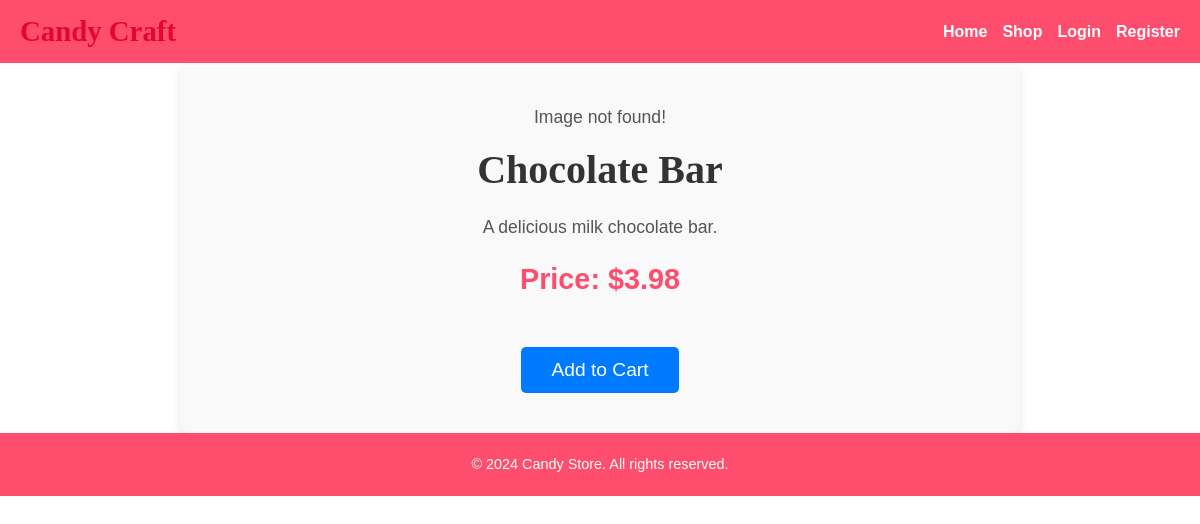
Screenshot of /product_details.php?id=4 with the database file from the repository.
### tables this page shows
CREATE TABLE `products` (
  `product_id` int(11) NOT NULL,
  `product_name` varchar(255) NOT NULL,
  `description` text DEFAULT NULL,
  `price` decimal(10,2) NOT NULL,
  `image_url` varchar(255) DEFAULT NULL,
  `created_at` timestamp NOT NULL DEFAULT current_timestamp()
);

### product_details.php (the view, shortened to what this page needs)
<?php
include '../includes/dbconnect.php';
include '../includes/header.php';
if (isset($_GET['id'])) {
    $product_id = $_GET['id'];
    $stmt = $conn->prepare("SELECT * FROM products WHERE product_id = ?");
    $stmt->execute([$product_id]);
    $product = $stmt->fetch();
} else {
    die("Invalid request.");
}
?>
<!DOCTYPE html>
<html lang="en">
<head>
    <link rel="stylesheet" href="../assets/css/styles.css">
</head>
<body>
    <div class="container product-detail">
        <?php
        $imagePath = '../assets/img/' . htmlspecialchars($product['image_url']);
        if (!file_exists($imagePath)) {
            echo '<p>Image not found!</p>';
        } else {
            echo '<img src="' . $imagePath . '" alt="' . htmlspecialchars($product['product_name']) . '">';
        }
        ?>
        <h1><?= htmlspecialchars($product['product_name']) ?></h1>
        <p><?= htmlspecialchars($product['description']) ?></p>
        <p class="price">Price: $<?= htmlspecialchars($product['price']) ?></p>
        <form method="POST" action="cart.php">
            <button type="submit" name="add_to_cart">Add to Cart</button>
        </form>
    </div>
    <?php include '../includes/footer.php'; ?>
</body>
</html>

### styles.css (style rules this page uses)
body { font-family: 'Poppins', sans-serif; margin: 0; padding: 0; box-sizing: border-box; color: #333; }
h1, h2, h3, h4, h5, h6 { font-family: 'Fredoka One', cursive; color: #e5062f; margin: 0; }
p { font-size: 1rem; line-height: 1.6; margin: 0; }
.product-detail { display: flex; flex-direction: column; align-items: center; max-width: 800px; margin: 0 auto; padding: 40px 20px; background-color: #f9f9f9; box-shadow: 0 4px 10px rgba(0, 0, 0, 0.1); border-radius: 10px; }
.product-detail h1 { font-size: 2.5rem; color: #333; margin-bottom: 20px; text-align: center; }
.product-detail p { font-size: 1.1rem; color: #555; line-height: 1.6; text-align: center; margin-bottom: 15px; }
.product-detail .price { font-size: 1.8rem; color: #ff4d6d; font-weight: bold; margin-bottom: 25px; }
.product-detail form { margin-top: 20px; }
.product-detail button { background-color: #007bff; color: #fff; font-size: 1.2rem; padding: 12px 30px; border: none; border-radius: 5px; cursor: pointer; transition: background-color 0.3s; }

### rows the page displays
products: product_name "Chocolate Bar", description "A delicious milk chocolate bar.", price "3.98"
